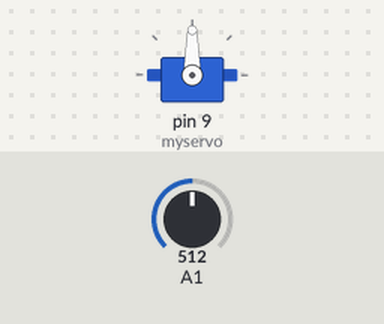
A sketch run on a simulated Arduino Uno, built with avr-gcc and run on an emulated ATmega328P. Parts: servo. Inputs (shaded band) come from the test bench; at power-on: A1 = 512.

Above: at 1.2 s.
1.3 s: A1 set to 710
At 2.8 s:
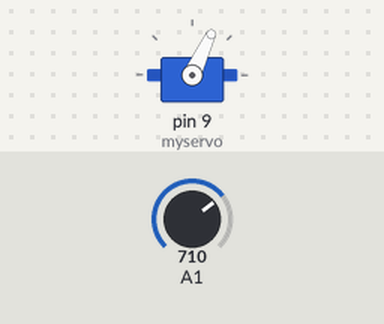
3.1 s: A1 set to 694
At 3.7 s:
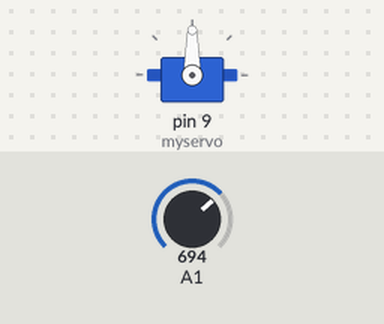
4.6 s: A1 set to 290
At 5.4 s:
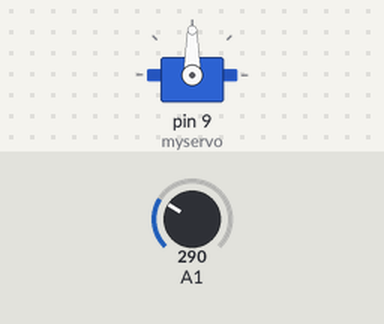
6.4 s: A1 set to 313
At 7.4 s:
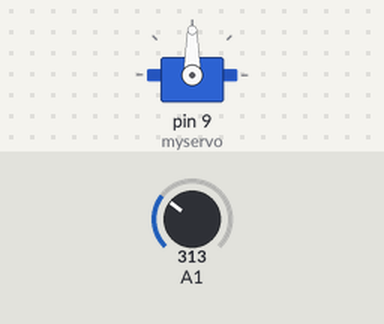
Timing chart, 0 to 8.9 s (numbered marks = the images above; inputs shaded):
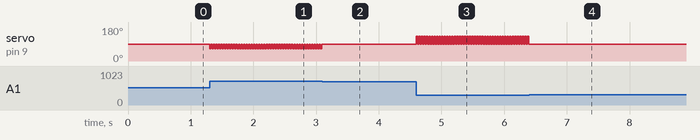

The sketch:

Finger_cont_servo.ino
```cpp
#include <Servo.h>

Servo myservo;  // create servo object to control a servo
// a maximum of eight servo objects can be created

int pos = 0;    // variable to store the servo position

void setup()
{
  myservo.attach(9);  // attaches the servo on pin 9 to the servo object
}


void loop()
{
  int val = analogRead(A1);
  if(val>700){
    moveLeft(1);
  }
  if(val<300){
    moveRight(1);
  }
}

void moveRight(int s){
  for(int i=0;i<s;i++){
    myservo.write(130);
    delay(20);
    myservo.write(90);
    delay(20);
  }
}

void moveLeft(int s){
  for(int i=0;i<s;i++){
    myservo.write(65);
    delay(20);
    myservo.write(90);
    delay(20);
  }
}
```

Measured:
- the behaviour switches between 701 and 700 on A1 (found by bisection; images 1 and 2)
- the behaviour switches between 299 and 300 on A1 (found by bisection; images 3 and 4)
- after the input at 1.3 s, servo on pin 9 (myservo): alternates 90° for 0.02 s and 65° for 0.02 s, starting at once
- after the input at 3.1 s, servo on pin 9 (myservo): stops changing and stays 90°
- after the input at 4.6 s, servo on pin 9 (myservo): alternates 130° for 0.02 s and 90° for 0.02 s, starting at once
- after the input at 6.4 s, servo on pin 9 (myservo): stops changing and stays 90°
